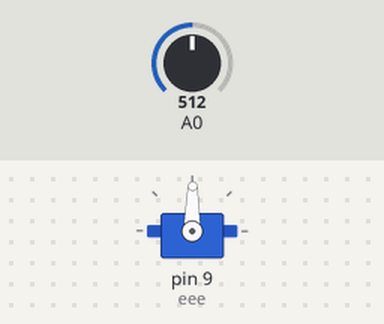
Recording of a sketch running on a simulated Arduino Uno, built with avr-gcc and run on an emulated ATmega328P. On the bench: servo. Inputs (shaded band) come from the test bench; at power-on: A0 = 512.

Above: at 1.2 s.
1.3 s: A0 set to 716
At 2.2 s:
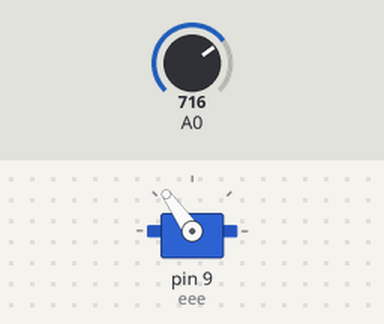
2.8 s: A0 set to 900
At 3.1 s:
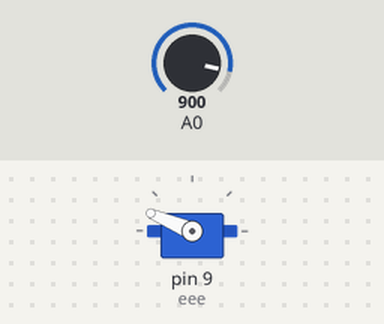
4.3 s: A0 set to 1023
At 5.5 s:
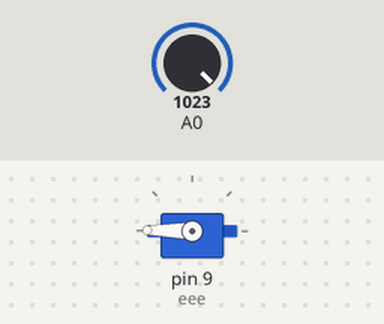
5.8 s: A0 set to 306
At 6.5 s:
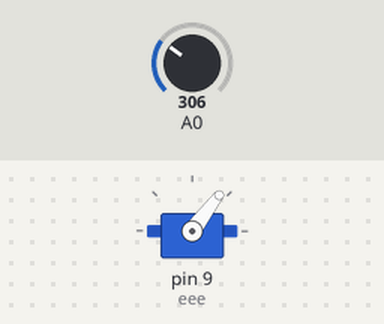
7.3 s: A0 set to 122
At 7.8 s:
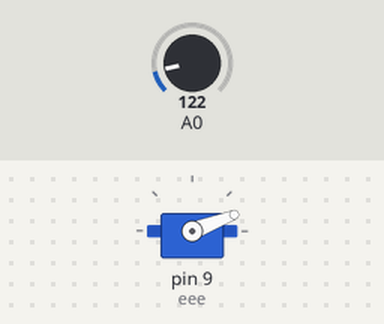
8.8 s: A0 set to 511
At 10.2 s:
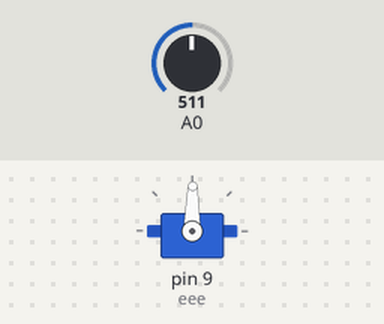
Timing chart, 0 to 11.3 s (numbered marks = the images above; inputs shaded):
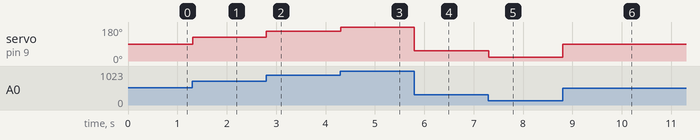

Measured:
- after the input at 1.3 s, servo on pin 9 (eee): 89° → 125° at once
- after the input at 2.8 s, servo on pin 9 (eee): 125° → 157° at once
- after the input at 4.3 s, servo on pin 9 (eee): 157° → 179° at once
- after the input at 5.8 s, servo on pin 9 (eee): 179° → 53° at once
- after the input at 7.3 s, servo on pin 9 (eee): 53° → 21° at once
- after the input at 8.8 s, servo on pin 9 (eee): 21° → 89° at once

The sketch:

servo.ino
```cpp
#include<Servo.h>

Servo eee;
int a,x;

void setup() {
  Serial.begin(9600);
  pinMode(A0,INPUT);
  eee.attach(9);
}

void loop() {
  x = analogRead(A0);
  a = map(x,0,1023,0,179);
  eee.write(a);
  delay(10);

}
```
